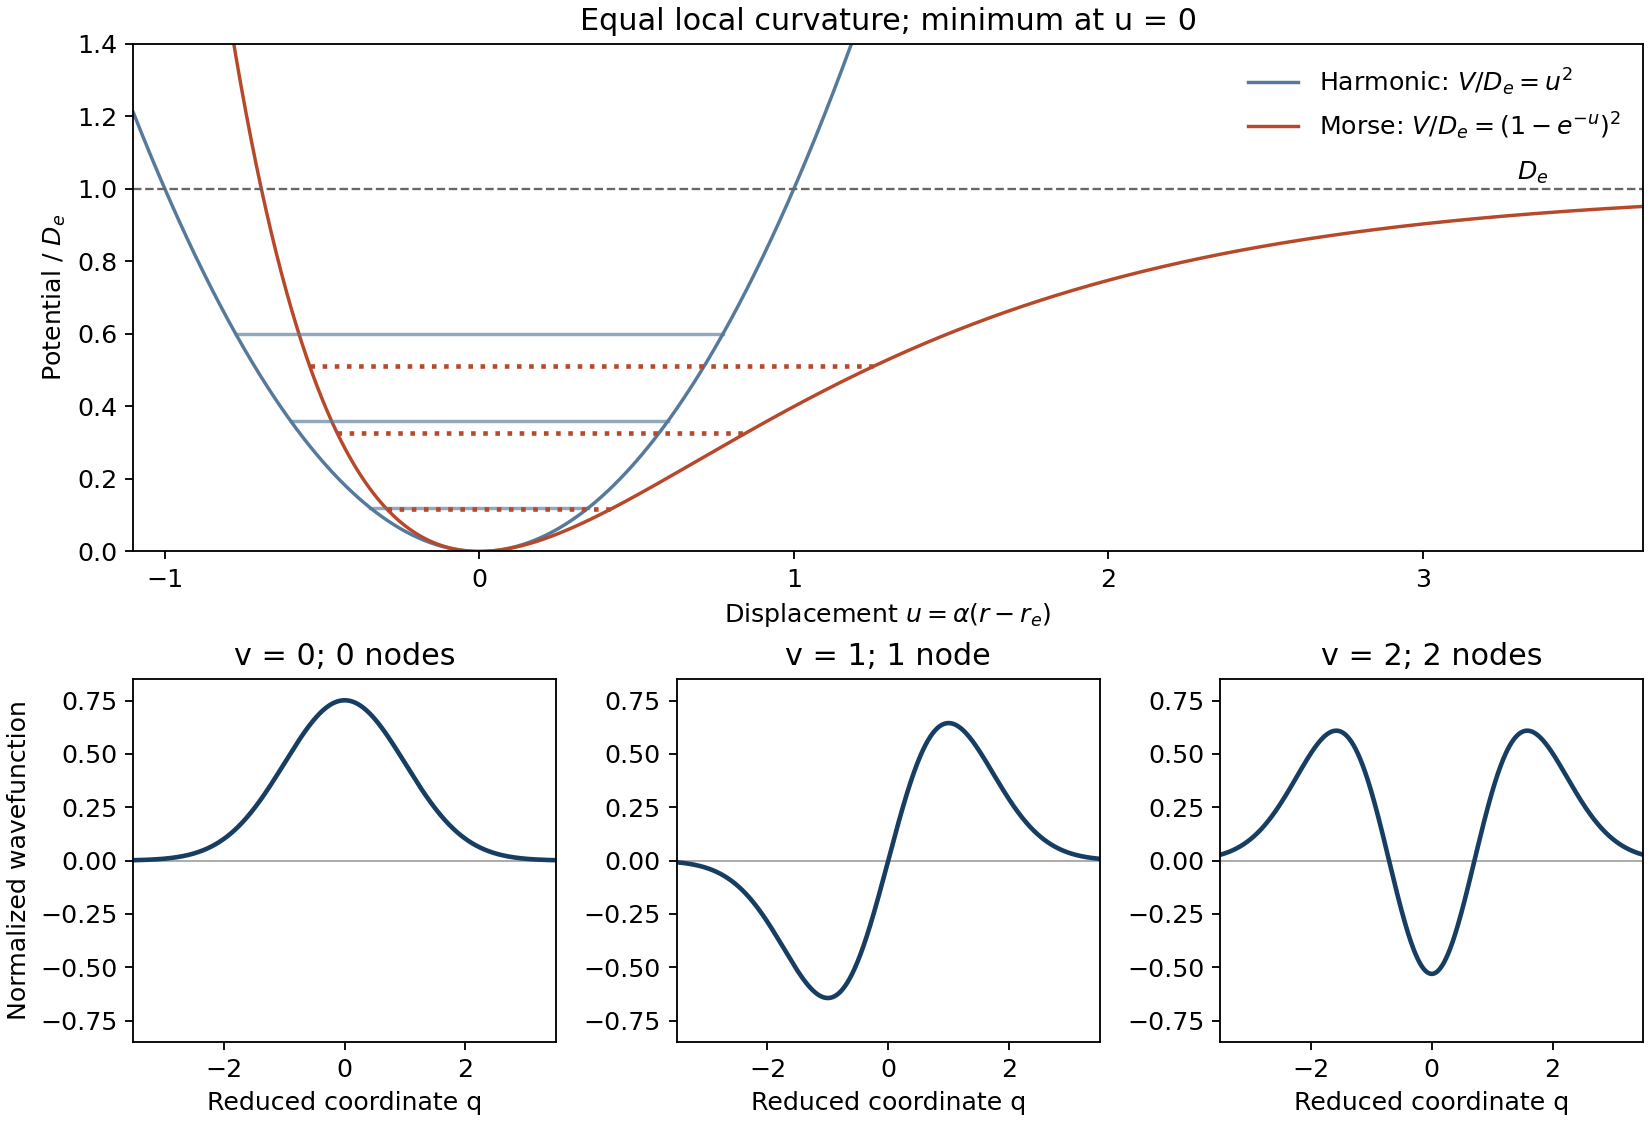

Python code for this plot:
"""Original analytic illustration. Tested with Python 3.14, NumPy and Matplotlib.
Run from the intended output directory; the PNG is written to the current directory.
"""
import numpy as np
import matplotlib
matplotlib.use("Agg")
import matplotlib.pyplot as plt
plt.rcParams.update({"font.size": 11, "figure.facecolor": "white", "savefig.facecolor": "white"})

fig=plt.figure(figsize=(10,6.8),layout="constrained")
gs=fig.add_gridspec(2,3,height_ratios=(1.4,1))
ax=fig.add_subplot(gs[0,:])
u=np.linspace(-1.1,3.7,1501); D=1.; alpha=1.
ax.plot(u,u*u,color="#567a9c",label=r"Harmonic: $V/D_e=u^2$")
ax.plot(u,(1-np.exp(-u))**2,color="#b7492a",label=r"Morse: $V/D_e=(1-e^{-u})^2$")
ax.axhline(1,color=".4",ls="--",lw=1)
ax.text(3.4,1.025,r"$D_e$",ha="right")
# Dimensionless illustrative hbar*omega/D = 0.24; x_e = 0.06.
w=.24; xe=.06
for v in range(3):
 eh=w*(v+.5); em=w*((v+.5)-xe*(v+.5)**2)
 width=np.sqrt(eh)
 ax.plot([-width,width],[eh,eh],color="#567a9c",alpha=.65)
 left=-np.log(1+np.sqrt(em)); right=-np.log(1-np.sqrt(em))
 ax.plot([left,right],[em,em],color="#b7492a",ls=":",lw=2)
ax.set(xlim=(-1.1,3.7),ylim=(0,1.4),xlabel=r"Displacement $u=\alpha(r-r_e)$",ylabel=r"Potential / $D_e$",title="Equal local curvature; minimum at u = 0")
ax.legend(frameon=False,loc="upper right")
q=np.linspace(-3.5,3.5,1201); g=np.pi**(-.25)*np.exp(-q*q/2)
phis=[g,np.sqrt(2)*q*g,(2*q*q-1)*g/np.sqrt(2)]
for v,phi in enumerate(phis):
 a=fig.add_subplot(gs[1,v]);a.axhline(0,color=".6",lw=.7);a.plot(q,phi,color="#173e62",lw=2)
 a.set(xlabel="Reduced coordinate q",title=f"v = {v}; {v} node"+("s" if v!=1 else ""),ylim=(-.85,.85),xlim=(-3.5,3.5))
 if v==0:a.set_ylabel("Normalized wavefunction")
fig.savefig("paper-2b-vibrational-models.png",dpi=165)
plt.close(fig)
